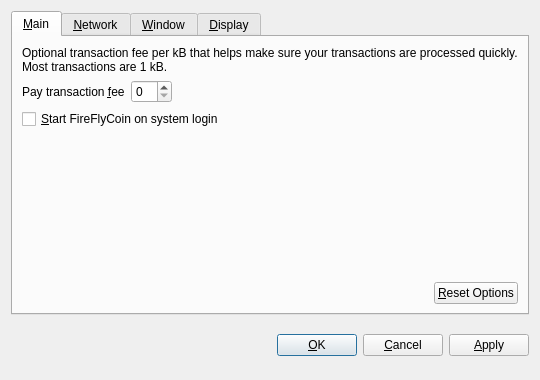
<?xml version="1.0" encoding="UTF-8"?>
<ui version="4.0">
 <class>OptionsDialog</class>
 <widget class="QDialog" name="OptionsDialog">
  <property name="geometry">
   <rect>
    <x>0</x>
    <y>0</y>
    <width>540</width>
    <height>380</height>
   </rect>
  </property>
  <property name="windowTitle">
   <string>Options</string>
  </property>
  <property name="modal">
   <bool>true</bool>
  </property>
  <layout class="QVBoxLayout" name="verticalLayout">
   <item>
    <widget class="QTabWidget" name="tabWidget">
     <property name="tabPosition">
      <enum>QTabWidget::North</enum>
     </property>
     <property name="currentIndex">
      <number>0</number>
     </property>
     <widget class="QWidget" name="tabMain">
      <attribute name="title">
       <string>&amp;Main</string>
      </attribute>
      <layout class="QVBoxLayout" name="verticalLayout_Main">
       <item>
        <widget class="QLabel" name="transactionFeeInfoLabel">
         <property name="text">
          <string>Optional transaction fee per kB that helps make sure your transactions are processed quickly. Most transactions are 1 kB.</string>
         </property>
         <property name="textFormat">
          <enum>Qt::PlainText</enum>
         </property>
         <property name="wordWrap">
          <bool>true</bool>
         </property>
        </widget>
       </item>
       <item>
        <layout class="QHBoxLayout" name="horizontalLayout_1_Main">
         <item>
          <widget class="QLabel" name="transactionFeeLabel">
           <property name="text">
            <string>Pay transaction &amp;fee</string>
           </property>
           <property name="textFormat">
            <enum>Qt::PlainText</enum>
           </property>
           <property name="buddy">
            <cstring>transactionFee</cstring>
           </property>
          </widget>
         </item>
         <item>
          <widget class="BitcoinAmountField" name="transactionFee"/>
         </item>
         <item>
          <spacer name="horizontalSpacer_1_Main">
           <property name="orientation">
            <enum>Qt::Horizontal</enum>
           </property>
           <property name="sizeHint" stdset="0">
            <size>
             <width>40</width>
             <height>20</height>
            </size>
           </property>
          </spacer>
         </item>
        </layout>
       </item>
       <item>
        <widget class="QCheckBox" name="bitcoinAtStartup">
         <property name="toolTip">
          <string>Automatically start FireFlyCoin after logging in to the system.</string>
         </property>
         <property name="text">
          <string>&amp;Start FireFlyCoin on system login</string>
         </property>
        </widget>
       </item>
       <item>
        <spacer name="verticalSpacer_Main">
         <property name="orientation">
          <enum>Qt::Vertical</enum>
         </property>
         <property name="sizeHint" stdset="0">
          <size>
           <width>20</width>
           <height>40</height>
          </size>
         </property>
        </spacer>
       </item>
       <item>
        <layout class="QHBoxLayout" name="horizontalLayout_2_Main">
         <item>
          <spacer name="horizontalSpacer_2_Main">
           <property name="orientation">
            <enum>Qt::Horizontal</enum>
           </property>
           <property name="sizeHint" stdset="0">
            <size>
             <width>40</width>
             <height>20</height>
            </size>
           </property>
          </spacer>
         </item>
         <item>
          <widget class="QPushButton" name="resetButton">
           <property name="toolTip">
            <string>Reset all client options to default.</string>
           </property>
           <property name="text">
            <string>&amp;Reset Options</string>
           </property>
           <property name="autoDefault">
            <bool>false</bool>
           </property>
          </widget>
         </item>
        </layout>
       </item>
      </layout>
     </widget>
     <widget class="QWidget" name="tabNetwork">
      <attribute name="title">
       <string>&amp;Network</string>
      </attribute>
      <layout class="QVBoxLayout" name="verticalLayout_Network">
       <item>
        <widget class="QCheckBox" name="mapPortUpnp">
         <property name="toolTip">
          <string>Automatically open the FireFlyCoin client port on the router. This only works when your router supports UPnP and it is enabled.</string>
         </property>
         <property name="text">
          <string>Map port using &amp;UPnP</string>
         </property>
        </widget>
       </item>
       <item>
        <widget class="QCheckBox" name="connectSocks">
         <property name="toolTip">
          <string>Connect to the FireFlyCoin network through a SOCKS proxy (e.g. when connecting through Tor).</string>
         </property>
         <property name="text">
          <string>&amp;Connect through SOCKS proxy:</string>
         </property>
        </widget>
       </item>
       <item>
        <layout class="QHBoxLayout" name="horizontalLayout_Network">
         <item>
          <widget class="QLabel" name="proxyIpLabel">
           <property name="text">
            <string>Proxy &amp;IP:</string>
           </property>
           <property name="textFormat">
            <enum>Qt::PlainText</enum>
           </property>
           <property name="buddy">
            <cstring>proxyIp</cstring>
           </property>
          </widget>
         </item>
         <item>
          <widget class="QValidatedLineEdit" name="proxyIp">
           <property name="maximumSize">
            <size>
             <width>140</width>
             <height>16777215</height>
            </size>
           </property>
           <property name="toolTip">
            <string>IP address of the proxy (e.g. 127.0.0.1)</string>
           </property>
          </widget>
         </item>
         <item>
          <widget class="QLabel" name="proxyPortLabel">
           <property name="text">
            <string>&amp;Port:</string>
           </property>
           <property name="textFormat">
            <enum>Qt::PlainText</enum>
           </property>
           <property name="buddy">
            <cstring>proxyPort</cstring>
           </property>
          </widget>
         </item>
         <item>
          <widget class="QLineEdit" name="proxyPort">
           <property name="maximumSize">
            <size>
             <width>55</width>
             <height>16777215</height>
            </size>
           </property>
           <property name="toolTip">
            <string>Port of the proxy (e.g. 9050)</string>
           </property>
          </widget>
         </item>
         <item>
          <widget class="QLabel" name="socksVersionLabel">
           <property name="text">
            <string>SOCKS &amp;Version:</string>
           </property>
           <property name="textFormat">
            <enum>Qt::PlainText</enum>
           </property>
           <property name="buddy">
            <cstring>socksVersion</cstring>
           </property>
          </widget>
         </item>
         <item>
          <widget class="QValueComboBox" name="socksVersion">
           <property name="toolTip">
            <string>SOCKS version of the proxy (e.g. 5)</string>
           </property>
          </widget>
         </item>
         <item>
          <spacer name="horizontalSpacer_Network">
           <property name="orientation">
            <enum>Qt::Horizontal</enum>
           </property>
           <property name="sizeHint" stdset="0">
            <size>
             <width>40</width>
             <height>20</height>
            </size>
           </property>
          </spacer>
         </item>
        </layout>
       </item>
       <item>
        <spacer name="verticalSpacer_Network">
         <property name="orientation">
          <enum>Qt::Vertical</enum>
         </property>
         <property name="sizeHint" stdset="0">
          <size>
           <width>20</width>
           <height>40</height>
          </size>
         </property>
        </spacer>
       </item>
      </layout>
     </widget>
     <widget class="QWidget" name="tabWindow">
      <attribute name="title">
       <string>&amp;Window</string>
      </attribute>
      <layout class="QVBoxLayout" name="verticalLayout_Window">
       <item>
        <widget class="QCheckBox" name="minimizeToTray">
         <property name="toolTip">
          <string>Show only a tray icon after minimizing the window.</string>
         </property>
         <property name="text">
          <string>&amp;Minimize to the tray instead of the taskbar</string>
         </property>
        </widget>
       </item>
       <item>
        <widget class="QCheckBox" name="minimizeOnClose">
         <property name="toolTip">
          <string>Minimize instead of exit the application when the window is closed. When this option is enabled, the application will be closed only after selecting Quit in the menu.</string>
         </property>
         <property name="text">
          <string>M&amp;inimize on close</string>
         </property>
        </widget>
       </item>
       <item>
        <spacer name="verticalSpacer_Window">
         <property name="orientation">
          <enum>Qt::Vertical</enum>
         </property>
         <property name="sizeHint" stdset="0">
          <size>
           <width>20</width>
           <height>40</height>
          </size>
         </property>
        </spacer>
       </item>
      </layout>
     </widget>
     <widget class="QWidget" name="tabDisplay">
      <attribute name="title">
       <string>&amp;Display</string>
      </attribute>
      <layout class="QVBoxLayout" name="verticalLayout_Display">
       <item>
        <layout class="QHBoxLayout" name="horizontalLayout_1_Display">
         <item>
          <widget class="QLabel" name="langLabel">
           <property name="text">
            <string>User Interface &amp;language:</string>
           </property>
           <property name="textFormat">
            <enum>Qt::PlainText</enum>
           </property>
           <property name="buddy">
            <cstring>lang</cstring>
           </property>
          </widget>
         </item>
         <item>
          <widget class="QValueComboBox" name="lang">
           <property name="toolTip">
            <string>The user interface language can be set here. This setting will take effect after restarting FireFlyCoin.</string>
           </property>
          </widget>
         </item>
        </layout>
       </item>
       <item>
        <layout class="QHBoxLayout" name="horizontalLayout_2_Display">
         <item>
          <widget class="QLabel" name="unitLabel">
           <property name="text">
            <string>&amp;Unit to show amounts in:</string>
           </property>
           <property name="textFormat">
            <enum>Qt::PlainText</enum>
           </property>
           <property name="buddy">
            <cstring>unit</cstring>
           </property>
          </widget>
         </item>
         <item>
          <widget class="QValueComboBox" name="unit">
           <property name="toolTip">
            <string>Choose the default subdivision unit to show in the interface and when sending coins.</string>
           </property>
          </widget>
         </item>
        </layout>
       </item>
       <item>
        <widget class="QCheckBox" name="displayAddresses">
         <property name="toolTip">
          <string>Whether to show FireFlyCoin addresses in the transaction list or not.</string>
         </property>
         <property name="text">
          <string>&amp;Display addresses in transaction list</string>
         </property>
        </widget>
       </item>
       <item>
        <spacer name="verticalSpacer_Display">
         <property name="orientation">
          <enum>Qt::Vertical</enum>
         </property>
         <property name="sizeHint" stdset="0">
          <size>
           <width>20</width>
           <height>40</height>
          </size>
         </property>
        </spacer>
       </item>
      </layout>
     </widget>
    </widget>
   </item>
   <item>
    <layout class="QHBoxLayout" name="horizontalLayout_Buttons">
     <item>
      <spacer name="horizontalSpacer_1">
       <property name="orientation">
        <enum>Qt::Horizontal</enum>
       </property>
       <property name="sizeHint" stdset="0">
        <size>
         <width>40</width>
         <height>48</height>
        </size>
       </property>
      </spacer>
     </item>
     <item>
      <widget class="QLabel" name="statusLabel">
       <property name="font">
        <font>
         <weight>75</weight>
         <bold>true</bold>
        </font>
       </property>
       <property name="text">
        <string/>
       </property>
       <property name="textFormat">
        <enum>Qt::PlainText</enum>
       </property>
       <property name="wordWrap">
        <bool>true</bool>
       </property>
      </widget>
     </item>
     <item>
      <spacer name="horizontalSpacer_2">
       <property name="orientation">
        <enum>Qt::Horizontal</enum>
       </property>
       <property name="sizeHint" stdset="0">
        <size>
         <width>40</width>
         <height>48</height>
        </size>
       </property>
      </spacer>
     </item>
     <item>
      <widget class="QPushButton" name="okButton">
       <property name="text">
        <string>&amp;OK</string>
       </property>
      </widget>
     </item>
     <item>
      <widget class="QPushButton" name="cancelButton">
       <property name="text">
        <string>&amp;Cancel</string>
       </property>
       <property name="autoDefault">
        <bool>false</bool>
       </property>
      </widget>
     </item>
     <item>
      <widget class="QPushButton" name="applyButton">
       <property name="text">
        <string>&amp;Apply</string>
       </property>
       <property name="autoDefault">
        <bool>false</bool>
       </property>
      </widget>
     </item>
    </layout>
   </item>
  </layout>
 </widget>
 <customwidgets>
  <customwidget>
   <class>BitcoinAmountField</class>
   <extends>QSpinBox</extends>
   <header>bitcoinamountfield.h</header>
  </customwidget>
  <customwidget>
   <class>QValueComboBox</class>
   <extends>QComboBox</extends>
   <header>qvaluecombobox.h</header>
  </customwidget>
  <customwidget>
   <class>QValidatedLineEdit</class>
   <extends>QLineEdit</extends>
   <header>qvalidatedlineedit.h</header>
  </customwidget>
 </customwidgets>
 <resources/>
 <connections/>
</ui>
